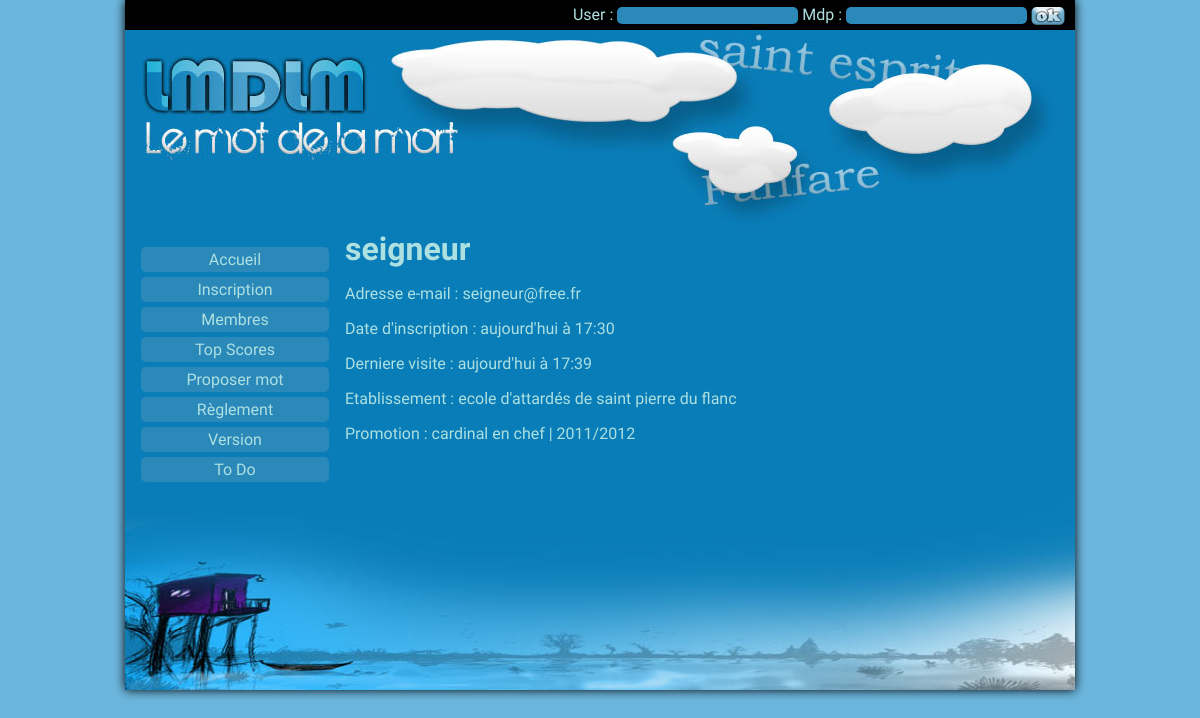
Screenshot of /user_pageMembre/15/user_seigneur.html with the database file from the repository.
### tables this page shows
CREATE TABLE IF NOT EXISTS `users` (
  `user` varchar(40) NOT NULL,
  `password` varchar(120) NOT NULL,
  `mail` varchar(60) NOT NULL,
  `image` varchar(20) NOT NULL,
  `rang` int(1) NOT NULL,
  `first` int(15) NOT NULL COMMENT 'date inscription',
  `last` int(15) NOT NULL COMMENT 'dern visite',
  `etab` int(3) NOT NULL COMMENT 'fac science Limoges',
  `promo` int(4) NOT NULL COMMENT 'deust 2011 ?',
  `id` int(5) NOT NULL AUTO_INCREMENT,
  PRIMARY KEY (`id`),
  KEY `etab` (`etab`,`promo`),
  KEY `promo` (`promo`)
);

CREATE TABLE IF NOT EXISTS `type_etab` (
  `nom` varchar(60) NOT NULL,
  `id` int(4) NOT NULL AUTO_INCREMENT,
  PRIMARY KEY (`id`)
);

CREATE TABLE IF NOT EXISTS `etab` (
  `type` int(2) NOT NULL,
  `ville` varchar(50) NOT NULL,
  `id` int(4) NOT NULL AUTO_INCREMENT,
  PRIMARY KEY (`id`),
  KEY `type` (`type`)
);

CREATE TABLE IF NOT EXISTS `promo` (
  `nom` varchar(50) NOT NULL,
  `annee` year(4) NOT NULL,
  `etab` int(4) NOT NULL,
  `id` int(5) NOT NULL AUTO_INCREMENT,
  PRIMARY KEY (`id`),
  KEY `etab` (`etab`)
);

### model/Model.php (called while the page is built, shortened)
<?php
class Model {
    static $connexion;
    function __construct() {
        if (!is_object(self::$connexion)) {
            $this->baseConf = ConfDB::$acces[TYPE_ACCES_BASE];
            try {
                $option = array(PDO::MYSQL_ATTR_INIT_COMMAND => "SET NAMES utf8");
                self::$connexion = new PDO('mysql:host=' . $this->baseConf['hote'] . ';dbname=' . $this->baseConf['base'], $this->baseConf['user'], $this->baseConf['pass'], $option);
                if (MODE == "dev") {
                    self::$connexion->setAttribute(PDO::ATTR_ERRMODE, PDO::ERRMODE_WARNING);
                    $this->pdo = self::$connexion;
                }
            } catch (Exception $e) {
                echo (MODE == "dev")?$e->getMessage():"";
                die("<p>Ohh ! Plantage du serveur !</p>");
            };
        } else {
            $this->pdo = self::$connexion;
        }
        $this->tables = ConfDB::$acces[TYPE_ACCES_BASE]['tables'];
    }
}
?>

### model/UserModel.php (called while the page is built, shortened)
<?php
class UserModel extends Model {
    function get_userInfos($id){
        $sql = "SELECT user, mail, image, rang, first
                inscription , last, u.id, t.nom
                type_etab , ville, p.nom promo, annee
                FROM (
                (
                ".$this->tables['TABLE_USERS']." u
                LEFT JOIN ".$this->tables['TABLE_ETAB']." e ON u.etab = e.id
                )
                LEFT JOIN ".$this->tables['TABLE_PROMO']." p ON u.promo = p.id
                )
                LEFT JOIN ".$this->tables['TABLE_TYPE_ETAB']." t ON e.type = t.id
                WHERE u.id =?";
        $req = $this->pdo->prepare($sql);
        $req->bindValue(1, $id, PDO::PARAM_INT);
        $req->execute();
        $infos = $req->fetchAll(PDO::FETCH_OBJ);
        if(count($infos)>0)
            return $infos[0];
        else
            return false;
    }
}
?>

### web/index.php (called while the page is built, shortened)
<?php
new Loader();
?>

### controller/UserController.php (the view, shortened to what this page needs)
<?php
class UserController extends Controller {
    function pageMembre($id) {
        $id = intval(filter_var($id, FILTER_SANITIZE_NUMBER_INT));
        if ($id > 0) {
            $user = new UserModel();
            $infos = $user->get_userInfos($id);
            if ($infos !== false && is_object($infos)) {
                $html = "";
                $html.= "<h1>{$infos->user}</h1>";
                $html.= "<p>Adresse e-mail : {$infos->mail}</p>";
                $html.= "<p>Date d'inscription  : {$this->formatteDate($infos->inscription)}</p>";
                $html.= "<p>Derniere visite     : {$this->formatteDate($infos->last)}</p>";
                $html.= "<p>Etablissement       : {$infos->type_etab} de {$infos->ville}</p>";
                $html.= "<p>Promotion           : {$infos->promo}  |  {$infos->annee}/" . ($infos->annee + 1) . "</p>";
            } else {
                $this->error = "Aucun membre avec cette id ({$id})";
                $this->affiche_erreur(ERROR_SYS, $this->request->params);
                return false;
            }
        } else {
            $this->error = "Probleme avec le parametre $id";
            $this->affiche_erreur(ERROR_SYS, $this->request->params);
            return false;
        }
    }
}
?>

### web/css/general.css (style rules this page uses)
body { margin: 0; padding: 0; background-color: #6cb6dd; color: #ADE0E0; font-family: 'Cousine', sans-serif; }
h1,h2,h3,h4,h5,h6 { font-family: 'Holtwood One SC', serif; margin: 0; }

### rows the page displays
users: user "seigneur", mail "seigneur@free.fr", first "aujourd'hui à 17:30", last "aujourd'hui à 17:39", type_etab.nom "ecole d'attardés", etab.ville "saint pierre du flanc", promo.nom "cardinal en chef", promo.annee "2011", $infos->annee + 1 "2012"
